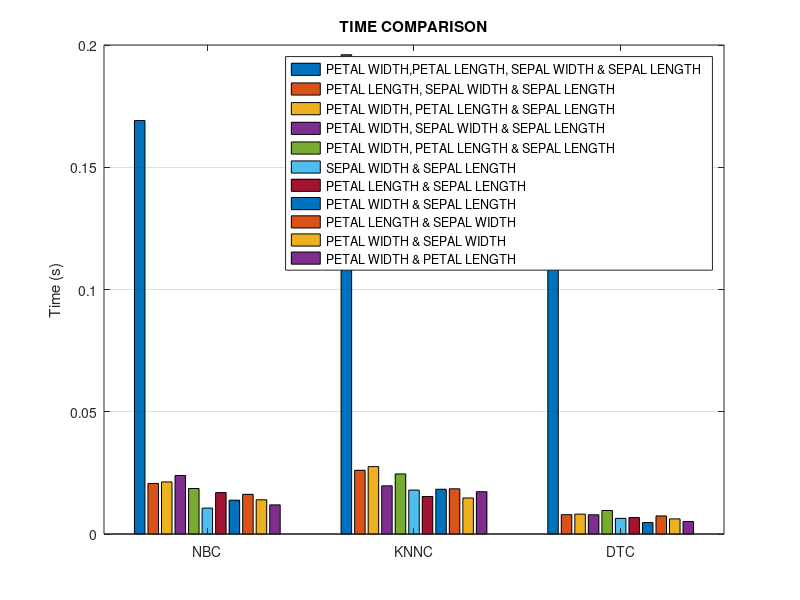
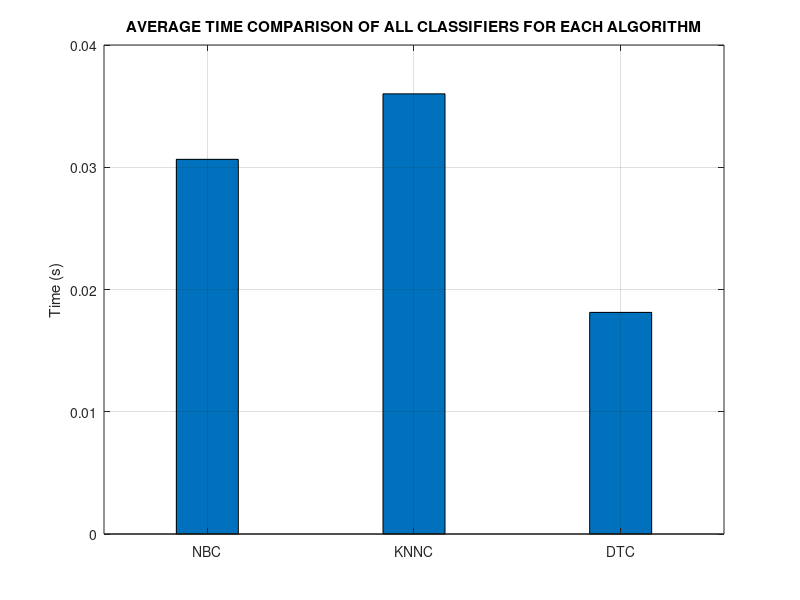

The MATLAB script that drew these images, in order:
nbtimefull=[0.1691,0.020681,0.021303,0.023927,0.018614,0.010596,0.016948,0.013831,0.016223,0.013999,0.01191];
knntimefull=[0.19601,0.026067,0.027566,0.019711,0.024565,0.017959,0.015347,0.018308,0.018493,0.014737,0.01731];
dttimefull=[0.129402,0.007909,0.008138,0.007875,0.009617,0.0064,0.006715,0.004689,0.007387,0.006183,0.005095];
figure('Name','TIME COMPARISON');
bar([nbtimefull;knntimefull;dttimefull]);
ylabel 'Time (s)';
legend('PETAL WIDTH,PETAL LENGTH, SEPAL WIDTH & SEPAL LENGTH','PETAL LENGTH, SEPAL WIDTH & SEPAL LENGTH','PETAL WIDTH, PETAL LENGTH & SEPAL LENGTH','PETAL WIDTH, SEPAL WIDTH & SEPAL LENGTH','PETAL WIDTH, PETAL LENGTH & SEPAL LENGTH','SEPAL WIDTH & SEPAL LENGTH','PETAL LENGTH & SEPAL LENGTH','PETAL WIDTH & SEPAL LENGTH','PETAL LENGTH & SEPAL WIDTH','PETAL WIDTH & SEPAL WIDTH','PETAL WIDTH & PETAL LENGTH','location','best');
title('TIME COMPARISON');
set(gca,'XTickLabel',{'NBC','KNNC','DTC'},'YGrid','on');
%average for each algorithm
nbfulltime=mean(nbtimefull);
knnfulltime=mean(knntimefull);
dtfulltime=mean(dttimefull);
figure('Name','TIME COMPARISON');
bar([nbfulltime;knnfulltime;dtfulltime],0.3);
grid on;
ylabel 'Time (s)';
set(gca,'XTickLabel',{'NBC','KNNC','DTC'},'YGrid','on');
title('AVERAGE TIME COMPARISON OF ALL CLASSIFIERS FOR EACH ALGORITHM');